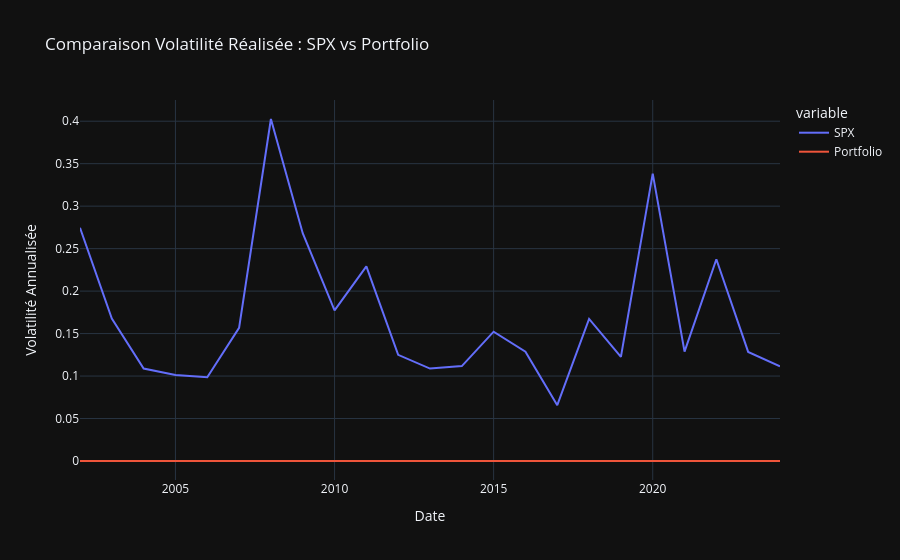

The code cell stored with this chart in its notebook:
### Code cell
df2 = final[["Date", "SPX", "Money"]].copy()
df2["Portfolio"] = df2["Money"]
df2.drop(columns="Money", inplace=True)
df2["Date"] = pd.to_datetime(df2["Date"], dayfirst=True)
df2.set_index("Date", inplace=True)

daily_returns = df2.pct_change()
vol_df = daily_returns.groupby(daily_returns.index.year).std() * np.sqrt(252)
print(vol_df)

fig = px.line(vol_df, x=vol_df.index, y=vol_df.columns,
              labels={"value": "Volatilité Annualisée", "index": "Année"},
              title="Comparaison Volatilité Réalisée : SPX vs Portfolio")

fig.show()

### Figure 1 — Plotly figure (JSON) as saved in the notebook; plotly's stock layout.template omitted (floating-point values rounded to 4 significant figures)
{"data": [{"hovertemplate": "variable=SPX<br>Date=%{x}<br>Volatilité Annualisée=%{y}<extra></extra>", "legendgroup": "SPX", "line": {"color": "#636efa", "dash": "solid"}, "marker": {"symbol": "circle"}, "mode": "lines", "name": "SPX", "orientation": "v", "showlegend": true, "x": [2002, 2003, 2004, 2005, 2006, 2007, 2008, 2009, 2010, 2011, 2012, 2013, 2014, 2015, 2016, 2017, 2018, 2019, 2020, 2021, 2022, 2023, 2024], "xaxis": "x", "y": [0.2745, 0.1677, 0.1088, 0.1012, 0.09861, 0.1568, 0.4026, 0.2681, 0.1774, 0.2291, 0.1249, 0.1088, 0.1117, 0.1522, 0.1287, 0.06572, 0.1672, 0.1225, 0.3383, 0.1287, 0.2375, 0.1284, 0.1114], "yaxis": "y", "type": "scatter"}, {"hovertemplate": "variable=Portfolio<br>Date=%{x}<br>Volatilité Annualisée=%{y}<extra></extra>", "legendgroup": "Portfolio", "line": {"color": "#EF553B", "dash": "solid"}, "marker": {"symbol": "circle"}, "mode": "lines", "name": "Portfolio", "orientation": "v", "showlegend": true, "x": [2002, 2003, 2004, 2005, 2006, 2007, 2008, 2009, 2010, 2011, 2012, 2013, 2014, 2015, 2016, 2017, 2018, 2019, 2020, 2021, 2022, 2023, 2024], "xaxis": "x", "y": [0.0, 0.0, 0.0, 0.0, 0.0, 0.0, 0.0, 0.0, 0.0, 0.0, 0.0, 0.0, 0.0, 0.0, 0.0, 0.0, 0.0, 0.0, 0.0, 0.0, 0.0, 0.0, 0.0], "yaxis": "y", "type": "scatter"}], "layout": {"xaxis": {"anchor": "y", "domain": [0.0, 1.0], "title": {"text": "Date"}}, "yaxis": {"anchor": "x", "domain": [0.0, 1.0], "title": {"text": "Volatilité Annualisée"}}, "legend": {"title": {"text": "variable"}, "tracegroupgap": 0}, "title": {"text": "Comparaison Volatilité Réalisée : SPX vs Portfolio"}}}
